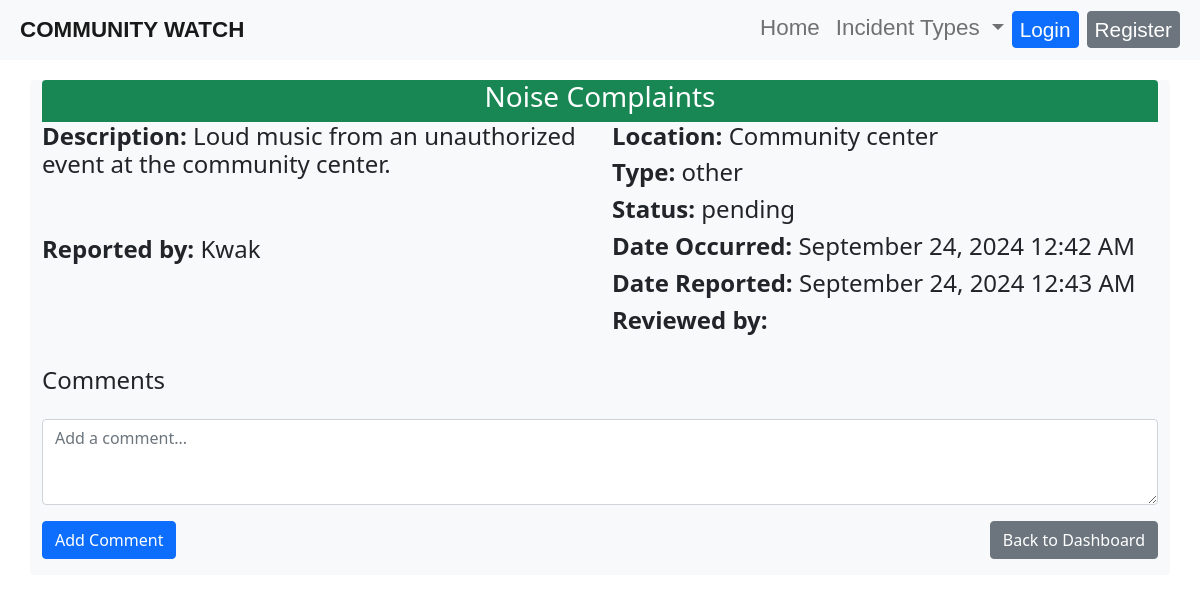
Page /incident/29/ on the earlier database version.
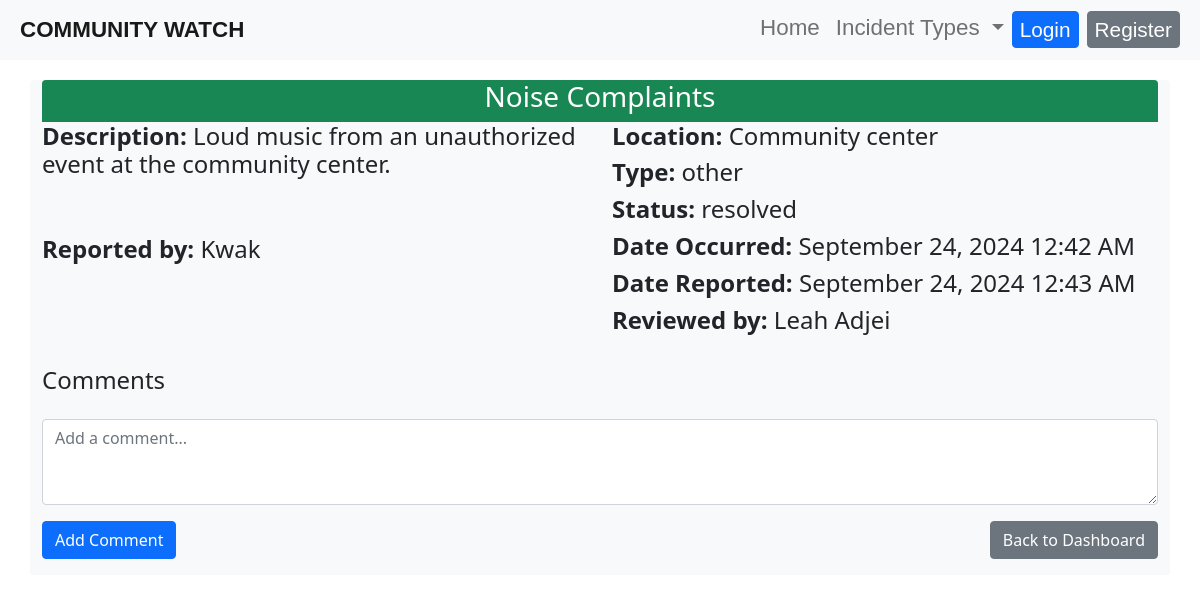
Same page on the later database version.
### reports/models.py (models this page shows, shortened)
class Incident(models.Model):
    STATUS_CHOICES = [
        ('pending', 'Pending'),
        ('approved', 'Approved'),
        ('rejected', 'Rejected'),
        ('escalated', 'Escalated'),
        ('resolved', 'Resolved'),
    ]
    INCIDENT_TYPE_CHOICES = [
        ('theft', 'Theft'),
        ('vandalism', 'Vandalism'),
        ('fire', 'Fire'),
        ('accident', 'Accident'),
        ('emergency', 'Emergency'),
        ('medical', 'Medical'),
        ('police', 'Police'),
        ('other', 'Other'),
]
    title = models.CharField(max_length=200)
    description = models.TextField()
    location = models.CharField(max_length=200)
    incident_type = models.CharField(max_length=100, choices=INCIDENT_TYPE_CHOICES, default='other')
    date_occurred = models.DateTimeField(default=timezone.now)  # This allows users to set the date and time
    date_reported = models.DateTimeField(auto_now_add=True)
    reported_by = models.ForeignKey(User, on_delete=models.CASCADE)
    status = models.CharField(max_length=20, choices=STATUS_CHOICES, default='pending')
    reviewed_by = models.ForeignKey(User, on_delete=models.SET_NULL, null=True, blank=True, related_name='reviewed_incidents')

### reports/views.py (the view)
# urls.py: path('incident/<int:incident_id>/', incident_detail, name='incident_detail'),  # Incident detail page
def incident_detail(request, incident_id):
    incident = get_object_or_404(Incident, id=incident_id)
    comments = incident.comments.all()  # Fetch comments for the incident
    if request.method == 'POST':
        comment_content = request.POST.get('content')
        Comment.objects.create(incident=incident, user=request.user, content=comment_content)
        return redirect('incident_detail', incident_id=incident.id)
    return render(request, 'reports/incident_detail.html', {'incident': incident, 'comments': comments})

### reports/templates/reports/incident_detail.html (shortened to what this page needs)
{% extends 'base.html' %}
{% block content %}
<div class="container my-4 bg-light rounded">
    <div class="bg-success text-white text-center rounded-top">
        <h3 style="margin: 0; margin-top: 80px; padding-bottom: 8px;">{{ incident.title }}</h3>
    </div>
    <div class="row mb-3">
        <div class="col-md-6">
            <h4><strong>Description:</strong> {{ incident.description }}</h4>
            <br><br>
            <h4><strong>Reported by:</strong> {{ incident.reported_by.username }}</h4>
        </div>
        <div class="col-md-6">
            <h4><strong>Location:</strong> {{ incident.location }}</h4>
            <h4><strong>Type:</strong> {{ incident.incident_type }}</h4>
            <h4><strong>Status:</strong> {{ incident.status }}</h4>
            <h4><strong>Date Occurred:</strong> {{ incident.date_occurred|date:"F d, Y g:i A" }}</h4>
            <h4><strong>Date Reported:</strong> {{ incident.date_reported|date:"F d, Y g:i A" }}</h4>
            <h4><strong>Reviewed by:</strong> {{ incident.reviewed_by.get_full_name }} </h4>
        </div>
    </div>
    <h4 class="mt-4">Comments</h4>
    <form method="POST" class="mb-3">
        <div class="mb-3">
            <textarea name="content" class="form-control" rows="3" required placeholder="Add a comment..."></textarea>
        </div>
        <div class="d-flex justify-content-between">
            <button type="submit" class="btn btn-primary">Add Comment</button>
            <a href="{% url 'dashboard' %}" class="btn btn-secondary">Back to Dashboard</a>
        </div>
    </form>
</div>
{% endblock %}

Differences in the rows shown:
changed Incident "Noise Complaints": status "pending" → "resolved"; reviewed_by.get_full_name (not shown) → "Leah Adjei"
